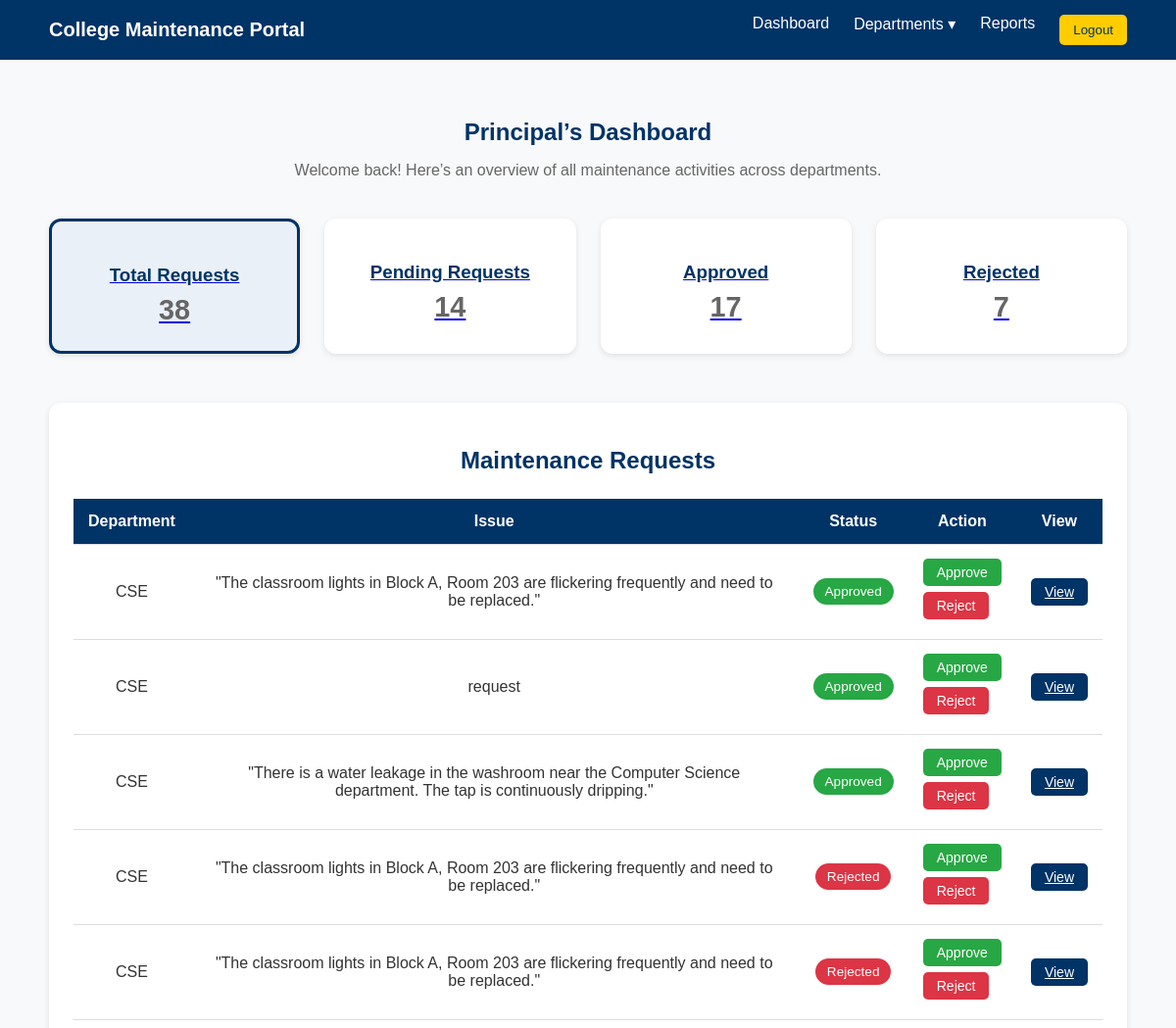
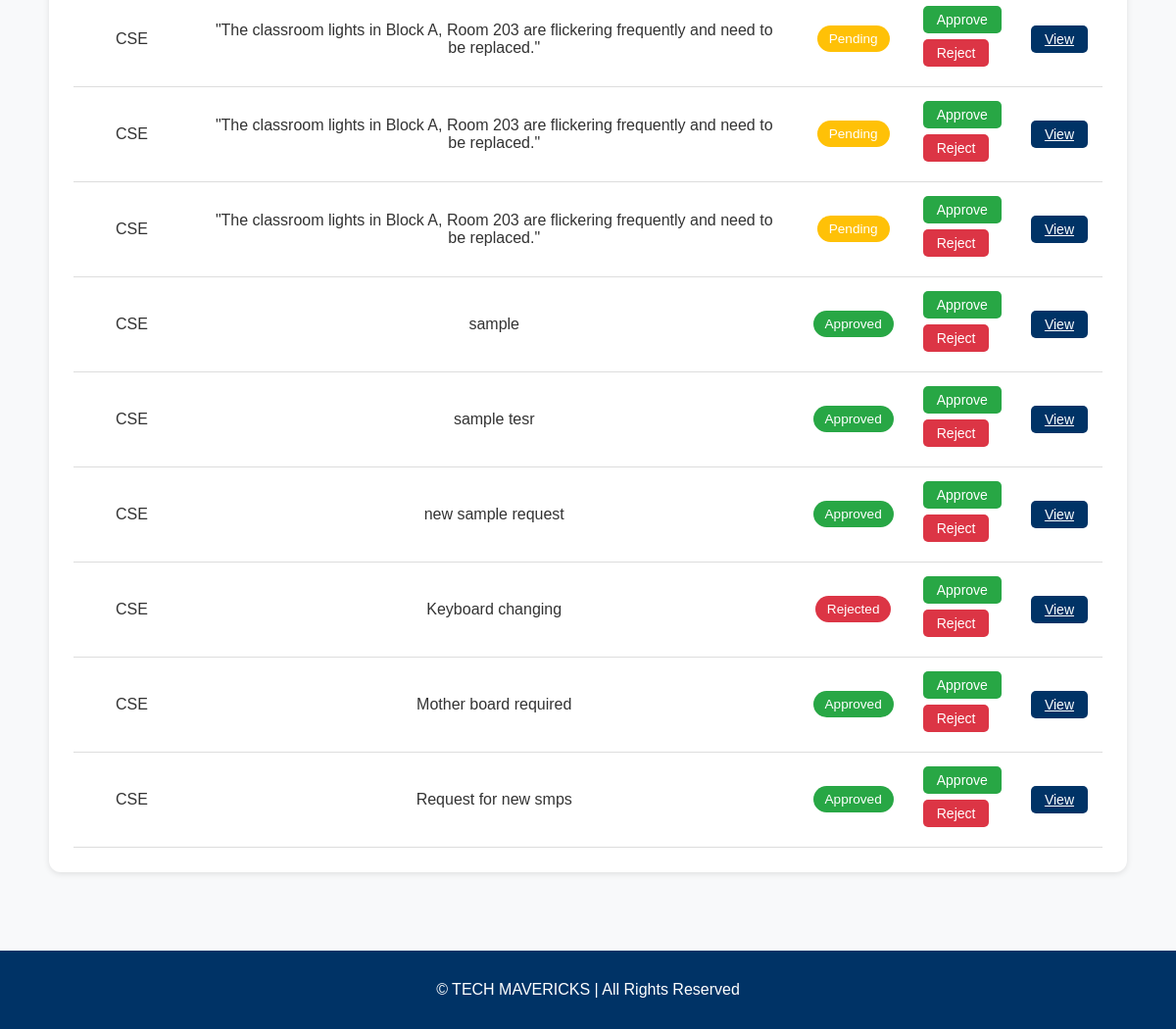
/admin-dashboard/?department=CSE (signed in), run on the app's committed database (2 pictures, top to bottom).
### maintenance_app/models.py (models this page shows, shortened)
class MaintenanceRequest(models.Model):
    STATUS_CHOICES = [('Pending','Pending'),('Approved','Approved'),('Rejected','Rejected'),('Completed','Completed'),]
    hod = models.ForeignKey(User, on_delete=models.CASCADE)
    branch = models.CharField(max_length=100)
    title = models.CharField(max_length=150)
    lab_name = models.CharField(max_length=100)
    description = models.TextField()
    date_submitted = models.DateTimeField(auto_now_add=True)
    status = models.CharField(max_length=20, choices=STATUS_CHOICES, default='Pending')
    admin_remark = models.TextField(blank=True, null=True)
    updated_at = models.DateTimeField(auto_now=True)
    selected_items = models.TextField(blank=True, null=True)
    total_amount = models.DecimalField(max_digits=12, decimal_places=2, default=0.00)

### maintenance_app/views.py (the view)
# urls.py: path('admin-dashboard/', views.admin_dashboard, name='admin_dashboard'),
@never_cache
@login_required
@user_passes_test(is_admin)
def admin_dashboard(request):
    status_filter = request.GET.get('status')
    department_filter = request.GET.get('department')
    requests_qs = MaintenanceRequest.objects.order_by('-date_submitted')
    if status_filter:
        requests_qs = requests_qs.filter(status=status_filter)
    if department_filter:
        requests_qs = requests_qs.filter(branch=department_filter)
    total = MaintenanceRequest.objects.count()
    pending = MaintenanceRequest.objects.filter(status='Pending').count()
    approved = MaintenanceRequest.objects.filter(status='Approved').count()
    rejected = MaintenanceRequest.objects.filter(status='Rejected').count()
    departments = MaintenanceRequest.objects.values_list('branch', flat=True).distinct()
    context = {
        'requests': requests_qs,
        'total': total,
        'pending': pending,
        'approved': approved,
        'rejected': rejected,
        'departments': departments,
        'status_filter': status_filter,
        'department_filter': department_filter,
    }
    return render(request, 'admin_dashboard.html', context)

### maintenance_app/views.py (called while the page is built)
def is_admin(user):
    try:
        return user.profile.role in ['ADMIN', 'PRINCIPAL']
    except Exception:
        return user.is_superuser

### maintenance_app/templates/admin_dashboard.html (shortened to what this page needs)
<!DOCTYPE html>
<html lang="en">
<head>
  {% load static %}
  <link rel="stylesheet" href="{% static 'css/admin.css' %}">
</head>
<body>
<header>
  <nav class="navbar">
    <div class="logo">College Maintenance Portal</div>
    <ul class="nav-links">
      <li><a href="{% url 'admin_dashboard' %}">Dashboard</a></li>
<li class="dropdown-container">
  <a id="deptLink">Departments ▾</a>
</li>
      <li><a href="#table">Reports</a></li>
      <li>
        <form method="post" action="{% url 'logout' %}">
          <button class="logout-btn">Logout</button>
        </form>
      </li>
    </ul>
  </nav>
</header>
<section class="dashboard">
  <h1>Principal’s Dashboard</h1>
  <p>Welcome back! Here’s an overview of all maintenance activities across departments.</p>
  <div class="cards">
    <a href="{% url 'admin_dashboard' %}" class="card {% if not status_filter %}active{% endif %}">
      <h3>Total Requests</h3><p>{{ total }}</p>
    </a>
    <a href="?status=Pending" class="card {% if status_filter == 'Pending' %}active{% endif %}">
      <h3>Pending Requests</h3><p>{{ pending }}</p>
    </a>
    <a href="?status=Approved" class="card {% if status_filter == 'Approved' %}active{% endif %}">
      <h3>Approved</h3><p>{{ approved }}</p>
    </a>
    <a href="?status=Rejected" class="card {% if status_filter == 'Rejected' %}active{% endif %}">
      <h3>Rejected</h3><p>{{ rejected }}</p>
    </a>
  </div>
  <div class="table-section" id="table">
    <h2>Maintenance Requests</h2>
    {% if requests %}
    <table>
      <thead>
        <tr>
          <th>Department</th>
          <th>Issue</th>
          <th>Status</th>
          <th>Action</th>
          <th>View</th>
        </tr>
      </thead>
      <tbody>
        {% for r in requests %}
        <tr>
          <td>{{ r.branch }}</td>
          <td>{{ r.title }}</td>
          <td><span class="status {{ r.status }}">{{ r.status }}</span></td>
          <td>
            <form method="post" action="{% url 'approve_request' r.pk %}" class="d-inline">
              <button class="btn-action" style="background:#28a745;">Approve</button>
            </form>
            <form method="post" action="{% url 'reject_request' r.pk %}" class="d-inline">
              <button class="btn-action" style="background:#dc3545;">Reject</button>
            </form>
          </td>
          <td><a href="{% url 'request_detail' r.pk %}" class="btn-action">View</a></td>
        </tr>
        {% endfor %}
      </tbody>
    </table>
    {% else %}
    <p class="text-muted text-center">No maintenance requests available.</p>
    {% endif %}
  </div>
</section>
<footer>
  <p>© TECH MAVERICKS | All Rights Reserved</p>
</footer>
</body>
</html>

### maintenance_app/static/css/admin.css (style rules this page uses)
* { box-sizing: border-box; font-family: "Poppins", sans-serif; }
body { background-color: #f8f9fa; color: #333; margin: 0; }
.navbar { display: flex; justify-content: space-between; align-items: center; background: #003366; padding: 15px 50px; color: white; }
.navbar .logo { font-size: 20px; font-weight: bold; }
.nav-links { list-style: none; display: flex; gap: 25px; margin: 0; padding: 0; }
.nav-links a { color: white; text-decoration: none; transition: color 0.3s; }
.logout-btn { background: #ffcc00; color: #003366; border: none; padding: 8px 14px; border-radius: 5px; cursor: pointer; transition: 0.3s; }
.dashboard { padding: 40px 50px; text-align: center; }
.dashboard h1 { color: #003366; margin-bottom: 10px; }
.dashboard p { color: #666; margin-bottom: 40px; }
.cards { display: grid; grid-template-columns: repeat(auto-fit, minmax(220px, 1fr)); gap: 25px; margin-bottom: 50px; }
.card { background: white; padding: 25px; border-radius: 12px; box-shadow: 0 2px 6px rgba(0,0,0,0.1); transition: transform 0.2s; }
.card h3 { color: #003366; margin-bottom: 8px; }
.card p { font-size: 1.8rem; font-weight: bold; margin: 0; }
.table-section { background: white; padding: 25px; border-radius: 12px; box-shadow: 0 2px 6px rgba(0,0,0,0.1); }
.table-section h2 { color: #003366; text-align: center; margin-bottom: 25px; }
table { width: 100%; border-collapse: collapse; }
th, td { padding: 14px 15px; text-align: center; border-bottom: 1px solid #ddd; }
th { background: #003366; color: white; }
.status { padding: 6px 12px; border-radius: 20px; color: white; font-size: 0.85rem; display: inline-block; }
.status.Pending { background: #ff9900; }
.status.Approved, .status.Completed { background: #28a745; }
.status.Rejected { background: #dc3545; }
.btn-action { background: #003366; color: white; border: none; padding: 6px 12px; border-radius: 5px; cursor: pointer; transition: 0.3s; }
footer { text-align: center; background: #003366; color: white; padding: 15px 0; margin-top: 40px; }
.dropdown-container { position: relative; }
.card { cursor: pointer; transition: transform 0.2s ease, box-shadow 0.2s ease; }
.card.active { border: 3px solid #003366; background-color: #eaf0f8; }
.status.Pending { background: #ffc107; color: white; }
.status.Approved { background: #28a745; color: white; }
.status.Rejected { background: #dc3545; color: white; }
td { vertical-align: middle; }
td form.d-inline { display: flex; align-items: center; gap: 8px; flex-wrap: wrap; margin-bottom: 6px; }
.btn-action { color: white; border: none; padding: 6px 14px; border-radius: 5px; cursor: pointer; font-size: 14px; }

### data on the page
MaintenanceRequest: branch "CSE", title "\"The classroom lights in Block A, Room 203 are flickering frequently and need to be replaced.\"", status "Approved"
MaintenanceRequest: branch "CSE", title "request", status "Approved"
MaintenanceRequest: branch "CSE", title "\"There is a water leakage in the washroom near the Computer Science department. The tap is continuously dripping.\"", status "Approved"
MaintenanceRequest: branch "CSE", title "\"The classroom lights in Block A, Room 203 are flickering frequently and need to be replaced.\"", status "Rejected"
MaintenanceRequest: branch "CSE", title "\"The classroom lights in Block A, Room 203 are flickering frequently and need to be replaced.\"", status "Rejected"
MaintenanceRequest: branch "CSE", title "\"The classroom lights in Block A, Room 203 are flickering frequently and need to be replaced.\"", status "Pending"
MaintenanceRequest: branch "CSE", title "\"The classroom lights in Block A, Room 203 are flickering frequently and need to be replaced.\"", status "Pending"
MaintenanceRequest: branch "CSE", title "\"The classroom lights in Block A, Room 203 are flickering frequently and need to be replaced.\"", status "Pending"
MaintenanceRequest: branch "CSE", title "sample", status "Approved"
MaintenanceRequest: branch "CSE", title "sample tesr", status "Approved"
MaintenanceRequest: branch "CSE", title "new sample request", status "Approved"
MaintenanceRequest: branch "CSE", title "Keyboard changing", status "Rejected"
MaintenanceRequest: branch "CSE", title "Mother board required", status "Approved"
MaintenanceRequest: branch "CSE", title "Request for new smps", status "Approved"

### other printed values
{{ total }} "38"
{{ pending }} "14"
{{ approved }} "17"
{{ rejected }} "7"
